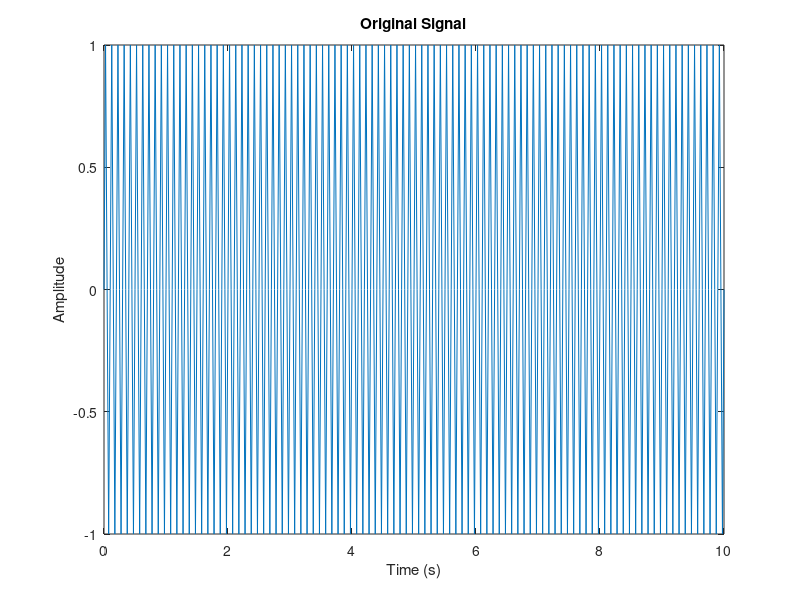
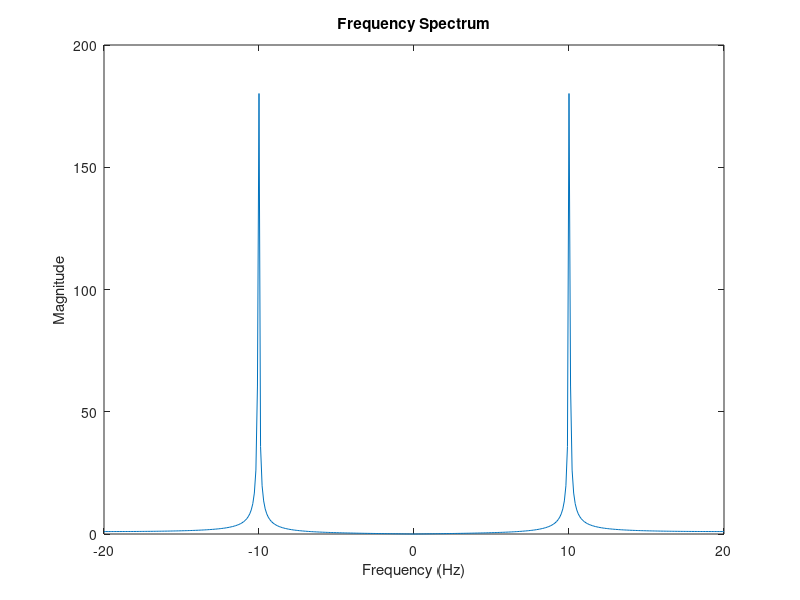

Recreate these plots in MATLAB, in order.
% Clear all variables, close all figures
clear all
close all

% Set the frequency of the sinusoidal signal
freq = 10;

% Set the sampling frequency and time vector
fs = 4 * freq;
ts = 1 / fs;
t = 0:ts:10;

% Generate the sinusoidal signal
m_t = sin(2 * pi * freq * t);

% Calculate the Fourier transform of the signal
M_f = fft(m_t);

% Calculate the absolute values of the Fourier transform
M_f_abs = abs(M_f);

% Generate the frequency axis
freq_axis = linspace(-fs/2, fs/2, length(M_f));

% Plot the original signal in the time domain
figure(1)
plot(t, m_t)  %can work without t also 
title('Original Signal')
xlabel('Time (s)')
ylabel('Amplitude')

% Plot the frequency spectrum of the signal
figure(2)
plot(freq_axis, fftshift(M_f_abs))
title('Frequency Spectrum')
xlabel('Frequency (Hz)')
ylabel('Magnitude')
